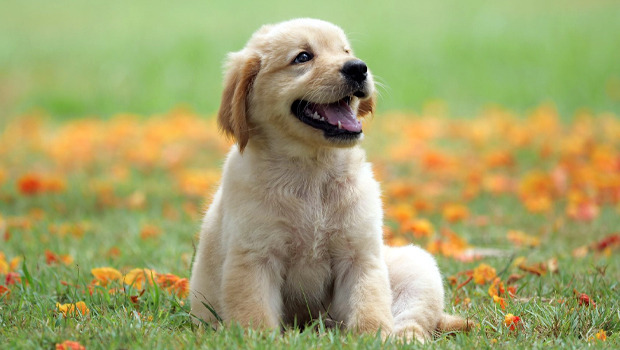
#> input picture python/image_processing/opencv-get-inputs/res/dog.jpg, 620 x 350 px, given in place of the camera
$ python filters.py
#> lines starting #> are read from the running program, lines starting #| are printed output that depends on the picture
import cv2
import numpy as np
import imutils

# Start the camera
cap = cv2.VideoCapture(0)

# Create a kernel for the filters
kernel = np.ones((5,5),np.float32)/25

while True:
    # Capture frame-by-frame
    ret, img = cap.read()
#> img is the input picture: shape (350, 620, 3); mean B, G, R 106.3, 163.3, 163.5

    # Ensure the frame was successfully captured
    assert img is not None, "Frame could not be loaded."

    # Resize the frame for consistency
    img = imutils.resize(img, width=500)
#> img: shape (282, 500, 3)

    # Apply different filters and blurs
    dst = cv2.filter2D(img, -1, kernel)  # Filter using cv2.filter2D
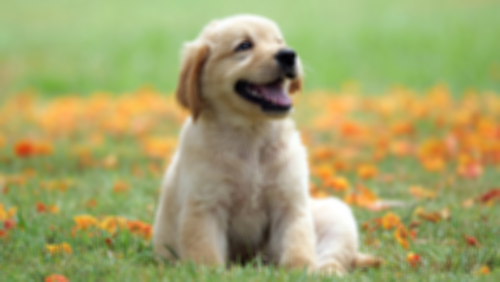
#> dst: shape (282, 500, 3); mean B, G, R 106.3, 163.3, 163.5
    blur = cv2.blur(img, (15,15))  # Blur using cv2.blur
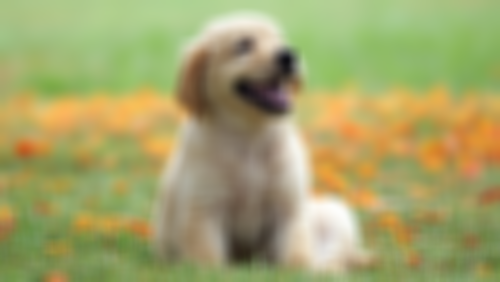
#> blur: shape (282, 500, 3); mean B, G, R 106.3, 163.3, 163.5
    gblur = cv2.GaussianBlur(img, (15,15), 0)  # Gaussian blur using cv2.GaussianBlur
    blackWhite = cv2.cvtColor(img, cv2.COLOR_BGR2GRAY)  # Black and white filter
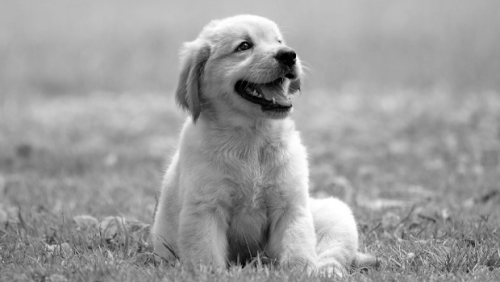
#> blackWhite: shape (282, 500); min 0, max 255, mean 156.8
    edges = cv2.Canny(blackWhite, 100, 200)  # Edge detection using cv2.Canny
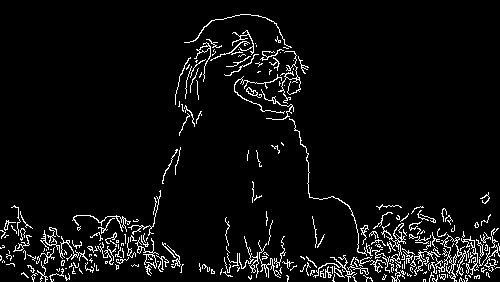
#> edges: shape (282, 500); 5.3% white in thin lines or dots
    # Adjusting exposure and luminosity
    # Increase the brightness
    brightness = cv2.convertScaleAbs(img, alpha=1.2, beta=30)
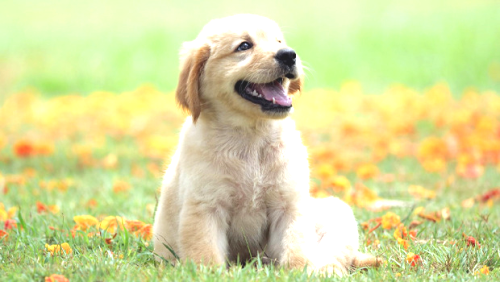
#> brightness: shape (282, 500, 3); mean B, G, R 155.6, 220.4, 216.6

    # Decrease the brightness
    darkness = cv2.convertScaleAbs(img, alpha=0.8, beta=-30)
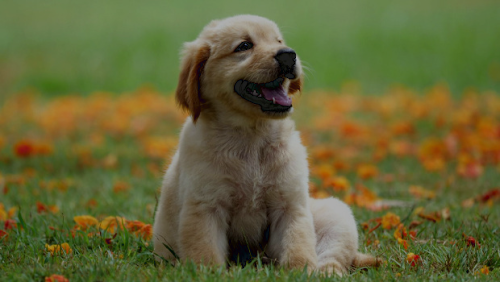
#> darkness: shape (282, 500, 3); mean B, G, R 55.5, 100.9, 101

    # Change hue
    hsv = cv2.cvtColor(img, cv2.COLOR_BGR2HSV)
#> hsv: shape (282, 500, 3); mean H, S, V 32.4, 101.8, 177.1
    hsv[..., 0] = hsv[..., 0] + 30  # Add 30 to the hue value
#> hsv: shape (282, 500, 3); mean H, S, V 62.4, 101.8, 177.1
    hueChanged = cv2.cvtColor(hsv, cv2.COLOR_HSV2BGR)
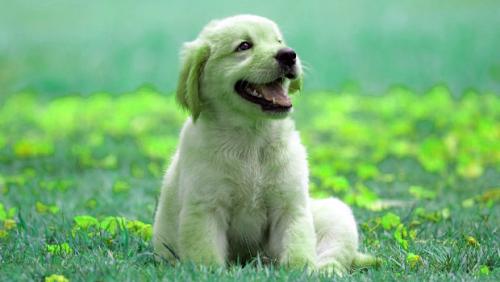
#> hueChanged: shape (282, 500, 3); mean B, G, R 119.3, 176.9, 119.5

    # Show the images
    cv2.imshow('Original', img)
    cv2.imshow('Filtered', dst)
    cv2.imshow('Blur', blur)
    cv2.imshow('Gaussian Blur', gblur)
    cv2.imshow('Edges', edges)
    cv2.imshow('Black & White', blackWhite)
    cv2.imshow('Brightened', brightness)
    cv2.imshow('Darkened', darkness)
    cv2.imshow('Hue Changed', hueChanged)

    # Break the loop on 'q' key press
    if cv2.waitKey(1) & 0xFF == ord('q'):
#> (key q is pressed here)
        break

# Release the capture and destroy all windows
cap.release()
cv2.destroyAllWindows()
